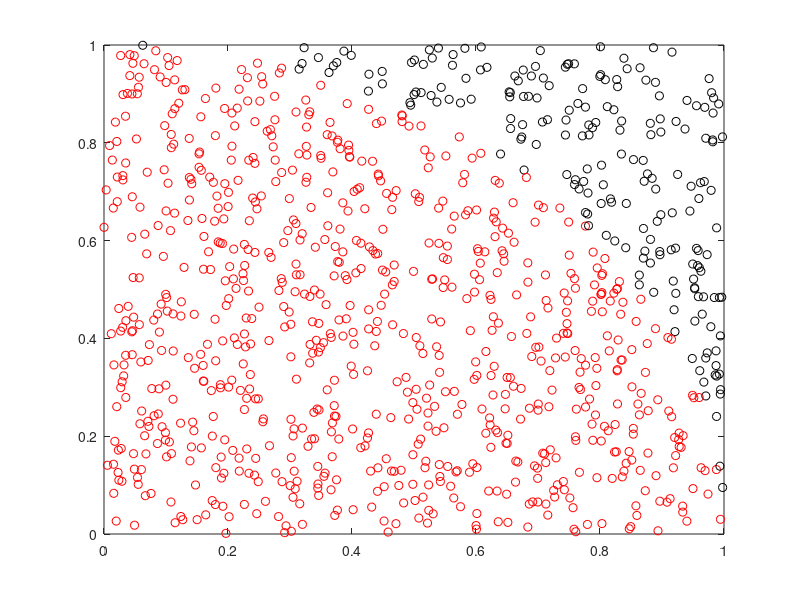

This figure's MATLAB source:
% MC estimate of pi
close all; clear all; clc
%Define variables to use to estimate the number of points that gets inside a circle that is inscribed in a sqaure
n=1000; %Number of points, the more, the more accurate is the estimate
x=rand(1,n); %To create random numbers between 0-1
y=rand(1,n); %To create random numbers between 0-1

a=0; %To count the points inside the circle 
b=0; %To count the points outside the circle plus the square

for i=1:n
	b=b+1;
	if x(i)^2 + y(i)^2 <=1 %This condition to account for points inside the circile since we assume the cicle has radius=1
		a=a+1;
		plot(x(i),y(i),'ro'); %To plot the points inside the quadrant
		hold on;
	else
		plot(x(i), y(i),'ko') %To plot the points outside the quadrant
	end
end
%We know the area of square= 4*R^2
%Also the area of the circle= Pi*R^2
%Dividing the two area we get: A=Pi/4
%Since we are randomly throwing points to the circle which also gets to the square, we can get an estimate ratio of the area (which I called A above)
ratio=a/b; %Ratio
pi_=4*ratio